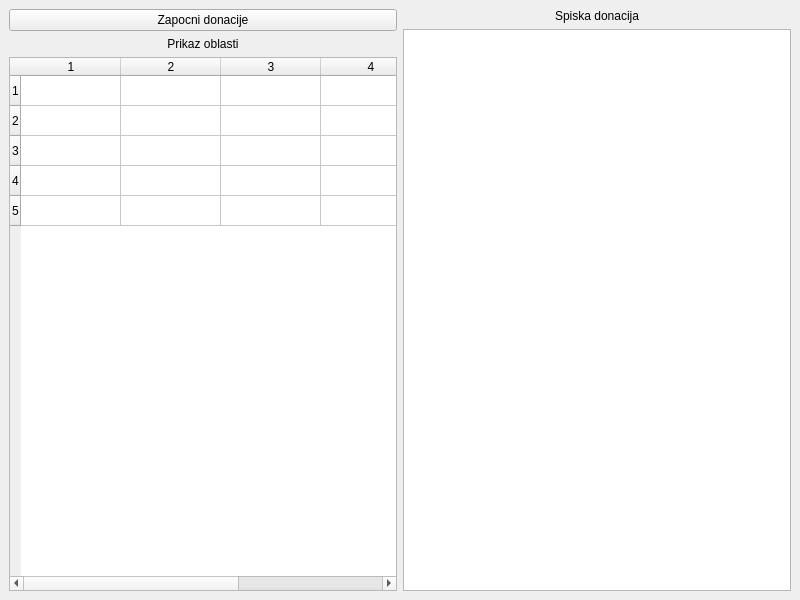
<?xml version="1.0" encoding="UTF-8"?>
<ui version="4.0">
 <class>MainWindow</class>
 <widget class="QMainWindow" name="MainWindow">
  <property name="geometry">
   <rect>
    <x>0</x>
    <y>0</y>
    <width>800</width>
    <height>600</height>
   </rect>
  </property>
  <property name="windowTitle">
   <string>MainWindow</string>
  </property>
  <widget class="QWidget" name="centralwidget">
   <layout class="QHBoxLayout" name="horizontalLayout">
    <item>
     <layout class="QVBoxLayout" name="verticalLayout">
      <item>
       <widget class="QPushButton" name="pbStart">
        <property name="text">
         <string>Zapocni donacije</string>
        </property>
       </widget>
      </item>
      <item>
       <widget class="QLabel" name="label">
        <property name="text">
         <string>Prikaz oblasti</string>
        </property>
        <property name="alignment">
         <set>Qt::AlignCenter</set>
        </property>
       </widget>
      </item>
      <item>
       <widget class="QTableWidget" name="tvStreets">
        <property name="rowCount">
         <number>5</number>
        </property>
        <property name="columnCount">
         <number>5</number>
        </property>
        <row/>
        <row/>
        <row/>
        <row/>
        <row/>
        <column/>
        <column/>
        <column/>
        <column/>
        <column/>
       </widget>
      </item>
     </layout>
    </item>
    <item>
     <layout class="QVBoxLayout" name="verticalLayout_2">
      <item>
       <widget class="QLabel" name="label_2">
        <property name="text">
         <string>Spiska donacija</string>
        </property>
        <property name="alignment">
         <set>Qt::AlignCenter</set>
        </property>
       </widget>
      </item>
      <item>
       <widget class="QListWidget" name="lvDonations"/>
      </item>
     </layout>
    </item>
   </layout>
  </widget>
 </widget>
 <resources/>
 <connections/>
</ui>
